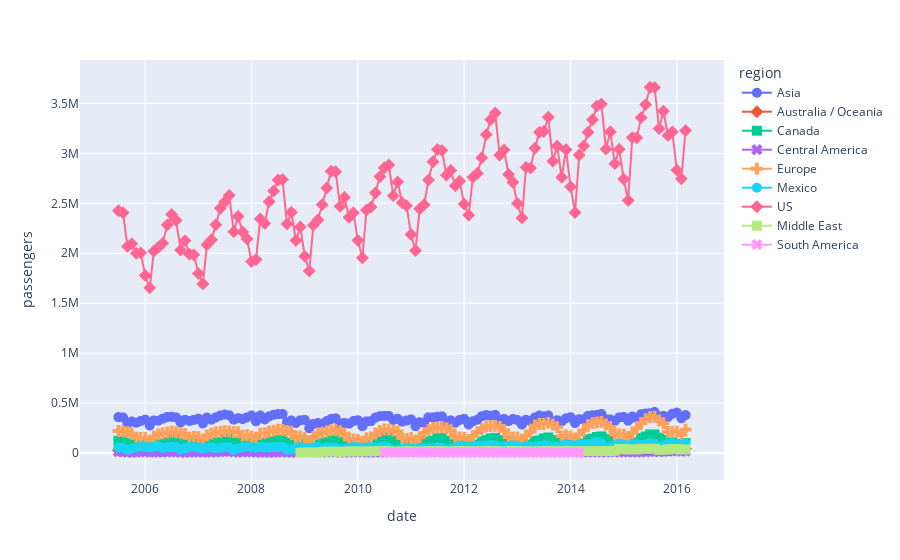

Notebook cell for this chart:
### Code cell
passenger_per_year = Air_Traffic.groupby(['Date','GEO Region']).sum()['Passenger Count']

passenger_flights = {
    'date':[],
    'region':[],
    'passengers':[],
}
for key in passenger_per_year.keys():
    passenger_flights['date'].append(key[0])
    passenger_flights['region'].append(key[1])
    passenger_flights['passengers'].append(passenger_per_year[key])


passenger_flights_df = pd.DataFrame(passenger_flights)


passenger_flights_df.sort_values(['date','region'])

fig = px.line(passenger_flights_df,x='date',y='passengers',color='region',markers=True,symbol='region')
fig.update_traces(marker={'size': 10})
fig.show()

### Figure 1 — Plotly figure (JSON) as saved in the notebook; plotly's stock layout.template omitted (floating-point values rounded to 4 significant figures; data arrays with more than 128 entries replaced by an {"elided": "..."} marker saying what was removed)
{"data": [{"hovertemplate": "region=Asia<br>date=%{x}<br>passengers=%{y}<extra></extra>", "legendgroup": "Asia", "line": {"color": "#636efa", "dash": "solid"}, "marker": {"size": 10, "symbol": "circle"}, "mode": "markers+lines", "name": "Asia", "showlegend": true, "type": "scattergl", "x": {"elided": "129 str values"}, "xaxis": "x", "y": {"elided": "129 int values"}, "yaxis": "y"}, {"hovertemplate": "region=Australia / Oceania<br>date=%{x}<br>passengers=%{y}<extra></extra>", "legendgroup": "Australia / Oceania", "line": {"color": "#EF553B", "dash": "solid"}, "marker": {"size": 10, "symbol": "diamond"}, "mode": "markers+lines", "name": "Australia / Oceania", "showlegend": true, "type": "scattergl", "x": {"elided": "129 str values"}, "xaxis": "x", "y": {"elided": "129 int values"}, "yaxis": "y"}, {"hovertemplate": "region=Canada<br>date=%{x}<br>passengers=%{y}<extra></extra>", "legendgroup": "Canada", "line": {"color": "#00cc96", "dash": "solid"}, "marker": {"size": 10, "symbol": "square"}, "mode": "markers+lines", "name": "Canada", "showlegend": true, "type": "scattergl", "x": {"elided": "129 str values"}, "xaxis": "x", "y": {"elided": "129 int values"}, "yaxis": "y"}, {"hovertemplate": "region=Central America<br>date=%{x}<br>passengers=%{y}<extra></extra>", "legendgroup": "Central America", "line": {"color": "#ab63fa", "dash": "solid"}, "marker": {"size": 10, "symbol": "x"}, "mode": "markers+lines", "name": "Central America", "showlegend": true, "type": "scattergl", "x": {"elided": "129 str values"}, "xaxis": "x", "y": {"elided": "129 int values"}, "yaxis": "y"}, {"hovertemplate": "region=Europe<br>date=%{x}<br>passengers=%{y}<extra></extra>", "legendgroup": "Europe", "line": {"color": "#FFA15A", "dash": "solid"}, "marker": {"size": 10, "symbol": "cross"}, "mode": "markers+lines", "name": "Europe", "showlegend": true, "type": "scattergl", "x": {"elided": "129 str values"}, "xaxis": "x", "y": {"elided": "129 int values"}, "yaxis": "y"}, {"hovertemplate": "region=Mexico<br>date=%{x}<br>passengers=%{y}<extra></extra>", "legendgroup": "Mexico", "line": {"color": "#19d3f3", "dash": "solid"}, "marker": {"size": 10, "symbol": "circle"}, "mode": "markers+lines", "name": "Mexico", "showlegend": true, "type": "scattergl", "x": {"elided": "129 str values"}, "xaxis": "x", "y": {"elided": "129 int values"}, "yaxis": "y"}, {"hovertemplate": "region=US<br>date=%{x}<br>passengers=%{y}<extra></extra>", "legendgroup": "US", "line": {"color": "#FF6692", "dash": "solid"}, "marker": {"size": 10, "symbol": "diamond"}, "mode": "markers+lines", "name": "US", "showlegend": true, "type": "scattergl", "x": {"elided": "129 str values"}, "xaxis": "x", "y": {"elided": "129 int values"}, "yaxis": "y"}, {"hovertemplate": "region=Middle East<br>date=%{x}<br>passengers=%{y}<extra></extra>", "legendgroup": "Middle East", "line": {"color": "#B6E880", "dash": "solid"}, "marker": {"size": 10, "symbol": "square"}, "mode": "markers+lines", "name": "Middle East", "showlegend": true, "type": "scattergl", "x": ["2008-12-01T00:00:00", "2009-01-01T00:00:00", "2009-02-01T00:00:00", "2009-03-01T00:00:00", "2009-04-01T00:00:00", "2009-05-01T00:00:00", "2009-06-01T00:00:00", "2009-07-01T00:00:00", "2009-08-01T00:00:00", "2009-09-01T00:00:00", "2009-10-01T00:00:00", "2009-11-01T00:00:00", "2009-12-01T00:00:00", "2010-01-01T00:00:00", "2010-02-01T00:00:00", "2010-03-01T00:00:00", "2010-04-01T00:00:00", "2010-05-01T00:00:00", "2010-06-01T00:00:00", "2010-07-01T00:00:00", "2010-08-01T00:00:00", "2010-09-01T00:00:00", "2010-10-01T00:00:00", "2010-11-01T00:00:00", "2010-12-01T00:00:00", "2011-01-01T00:00:00", "2011-02-01T00:00:00", "2011-03-01T00:00:00", "2011-04-01T00:00:00", "2011-05-01T00:00:00", "2011-06-01T00:00:00", "2011-07-01T00:00:00", "2011-08-01T00:00:00", "2011-09-01T00:00:00", "2011-10-01T00:00:00", "2011-11-01T00:00:00", "2011-12-01T00:00:00", "2012-01-01T00:00:00", "2012-02-01T00:00:00", "2012-03-01T00:00:00", "2012-04-01T00:00:00", "2012-05-01T00:00:00", "2012-06-01T00:00:00", "2012-07-01T00:00:00", "2012-08-01T00:00:00", "2012-09-01T00:00:00", "2012-10-01T00:00:00", "2012-11-01T00:00:00", "2012-12-01T00:00:00", "2013-01-01T00:00:00", "2013-02-01T00:00:00", "2013-03-01T00:00:00", "2013-04-01T00:00:00", "2013-05-01T00:00:00", "2013-06-01T00:00:00", "2013-07-01T00:00:00", "2013-08-01T00:00:00", "2013-09-01T00:00:00", "2013-10-01T00:00:00", "2013-11-01T00:00:00", "2013-12-01T00:00:00", "2014-01-01T00:00:00", "2014-02-01T00:00:00", "2014-03-01T00:00:00", "2014-04-01T00:00:00", "2014-05-01T00:00:00", "2014-06-01T00:00:00", "2014-07-01T00:00:00", "2014-08-01T00:00:00", "2014-09-01T00:00:00", "2014-10-01T00:00:00", "2014-11-01T00:00:00", "2014-12-01T00:00:00", "2015-01-01T00:00:00", "2015-02-01T00:00:00", "2015-03-01T00:00:00", "2015-04-01T00:00:00", "2015-05-01T00:00:00", "2015-06-01T00:00:00", "2015-07-01T00:00:00", "2015-08-01T00:00:00", "2015-09-01T00:00:00", "2015-10-01T00:00:00", "2015-11-01T00:00:00", "2015-12-01T00:00:00", "2016-01-01T00:00:00", "2016-02-01T00:00:00", "2016-03-01T00:00:00"], "xaxis": "x", "y": [2913, 5863, 4780, 6057, 6390, 12118, 14407, 15083, 14237, 11660, 13771, 15965, 18203, 17514, 14068, 17879, 17586, 18866, 19317, 19502, 18132, 16002, 16145, 16848, 19955, 18760, 15353, 17558, 17011, 18873, 19097, 19292, 18211, 16023, 17180, 18680, 20320, 20063, 18705, 18985, 17357, 18993, 19747, 20248, 19786, 16965, 17022, 18348, 20516, 19958, 17499, 18996, 15632, 17270, 18712, 18728, 19995, 18619, 18555, 18885, 20425, 20431, 18459, 19898, 19450, 20163, 20248, 18670, 20871, 19380, 18601, 22913, 40368, 41482, 33802, 37351, 35937, 42307, 42440, 43092, 42853, 31315, 33050, 35920, 41695, 41404, 33846, 37369], "yaxis": "y"}, {"hovertemplate": "region=South America<br>date=%{x}<br>passengers=%{y}<extra></extra>", "legendgroup": "South America", "line": {"color": "#FF97FF", "dash": "solid"}, "marker": {"size": 10, "symbol": "x"}, "mode": "markers+lines", "name": "South America", "showlegend": true, "type": "scattergl", "x": ["2010-07-01T00:00:00", "2010-08-01T00:00:00", "2010-09-01T00:00:00", "2010-10-01T00:00:00", "2010-11-01T00:00:00", "2010-12-01T00:00:00", "2011-01-01T00:00:00", "2011-02-01T00:00:00", "2011-03-01T00:00:00", "2011-04-01T00:00:00", "2011-05-01T00:00:00", "2011-06-01T00:00:00", "2011-07-01T00:00:00", "2011-08-01T00:00:00", "2011-09-01T00:00:00", "2011-10-01T00:00:00", "2011-11-01T00:00:00", "2011-12-01T00:00:00", "2012-01-01T00:00:00", "2012-02-01T00:00:00", "2012-03-01T00:00:00", "2012-04-01T00:00:00", "2012-05-01T00:00:00", "2012-06-01T00:00:00", "2012-07-01T00:00:00", "2012-08-01T00:00:00", "2012-09-01T00:00:00", "2012-10-01T00:00:00", "2012-11-01T00:00:00", "2012-12-01T00:00:00", "2013-01-01T00:00:00", "2013-02-01T00:00:00", "2013-03-01T00:00:00", "2013-04-01T00:00:00", "2013-05-01T00:00:00", "2013-06-01T00:00:00", "2013-07-01T00:00:00", "2013-08-01T00:00:00", "2013-09-01T00:00:00", "2013-10-01T00:00:00", "2013-11-01T00:00:00", "2013-12-01T00:00:00", "2014-01-01T00:00:00", "2014-02-01T00:00:00", "2014-03-01T00:00:00"], "xaxis": "x", "y": [6430, 6064, 5411, 6253, 6079, 6234, 6567, 5894, 6703, 5658, 5784, 5331, 6118, 5157, 4323, 4184, 4243, 6796, 6478, 4926, 6068, 4879, 5770, 5675, 5176, 5126, 5016, 6525, 6005, 4809, 3920, 6079, 7081, 5107, 5548, 5487, 5686, 5877, 5336, 5301, 4988, 5002, 5419, 4764, 5464], "yaxis": "y"}], "layout": {"legend": {"title": {"text": "region"}, "tracegroupgap": 0}, "margin": {"t": 60}, "xaxis": {"anchor": "y", "domain": [0, 1], "title": {"text": "date"}}, "yaxis": {"anchor": "x", "domain": [0, 1], "title": {"text": "passengers"}}}}
